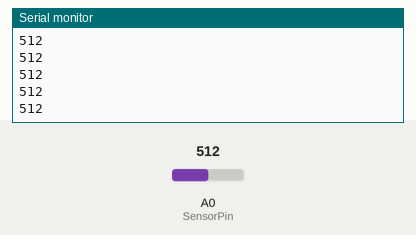
Simulated run of this sketch. Board: Arduino Uno, built with avr-gcc and run on an emulated ATmega328P. Parts: the last lines printed to the serial monitor. The test bench sets the inputs (shaded band); at power-on: A0 (SensorPin) = 512. Storage starts empty.

Above: at 1.2 s.
1.3 s: A0 (SensorPin) set to 716
At 1.8 s:
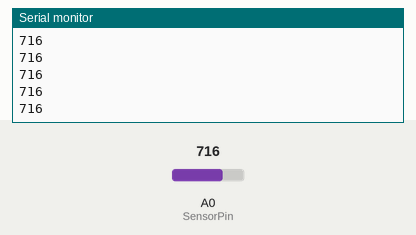
2.8 s: A0 (SensorPin) set to 900
At 3.8 s:
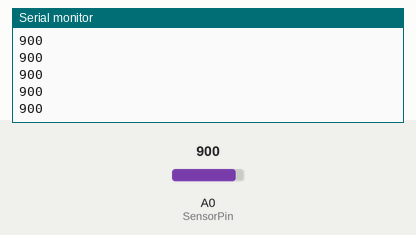
Timing chart, 0 to 5.8 s (numbered marks = the images above; inputs shaded):
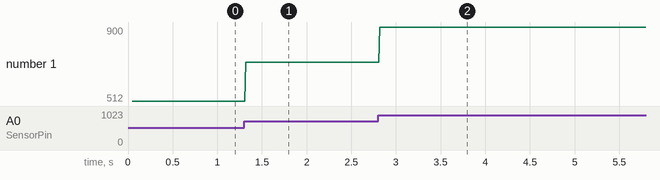

The sketch:

Mini_Satellite.ino
```cpp
/*
Pin Connections for SD card Module
 * SD card attached to SPI bus as follows:
 ** MOSI - pin 11
 ** MISO - pin 12
 ** CLK - pin 13
 ** CS - pin 10
*/

#include <SPI.h>
#include <SD.h>

#define SensorPin  A0 //Sensor Pin
const int chipSelect = 10; //Chipselect of SD card Module

void setup() {

  Serial.begin(9600);
  pinMode(SensorPin,INPUT);
 /* while (!Serial) {
    ;
  }*/
  Serial.println("Initializing SD card...");


  // see if the card is present and can be initialized:
  if (!SD.begin(chipSelect)) {
    Serial.println("Card failed, or not present");
    // don't do anything more:
    while (1);
  }
  Serial.println("card initialized.");
}

void loop() {

    String dataString = ""; //Creating an empty string
    int value = analogRead(SensorPin); //Reading the Sensor Value
    dataString += String(value); //Storing it in the string

  File dataFile = SD.open("Datalog.txt", FILE_WRITE); //Opening the Text file

 //If file found and available
  if (dataFile) {
    dataFile.println(dataString); //Storing in Text file
    dataFile.close();
    // print to the serial port too:
    Serial.println(dataString); //Display in Serial Monitor
  }

  // If file isn't Open, throw error
  else {
    Serial.println("error opening Datalog.txt");
  }
}
```

Measured:
- after the input at 1.3 s, the serial monitor: prints a new line at once (image 1)
- after the input at 2.8 s, the serial monitor: prints a new line at once (image 2)
- plotted number 1: 512 → 716 after the input at 1.3 s, 716 → 900 after the input at 2.8 s
